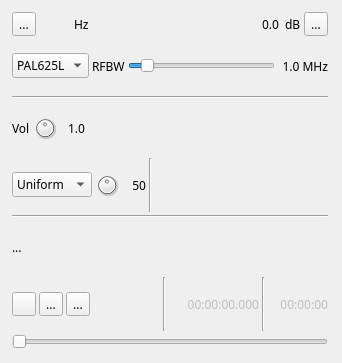
<?xml version="1.0" encoding="UTF-8"?>
<ui version="4.0">
 <class>ATVModGUI</class>
 <widget class="RollupWidget" name="ATVModGUI">
  <property name="geometry">
   <rect>
    <x>0</x>
    <y>0</y>
    <width>342</width>
    <height>363</height>
   </rect>
  </property>
  <property name="sizePolicy">
   <sizepolicy hsizetype="MinimumExpanding" vsizetype="Preferred">
    <horstretch>0</horstretch>
    <verstretch>0</verstretch>
   </sizepolicy>
  </property>
  <property name="minimumSize">
   <size>
    <width>0</width>
    <height>0</height>
   </size>
  </property>
  <property name="font">
   <font>
    <family>Sans Serif</family>
    <pointsize>9</pointsize>
   </font>
  </property>
  <property name="focusPolicy">
   <enum>Qt::StrongFocus</enum>
  </property>
  <property name="windowTitle">
   <string>ATV Modulator</string>
  </property>
  <widget class="QWidget" name="settingsContainer" native="true">
   <property name="geometry">
    <rect>
     <x>10</x>
     <y>10</y>
     <width>320</width>
     <height>341</height>
    </rect>
   </property>
   <property name="minimumSize">
    <size>
     <width>280</width>
     <height>0</height>
    </size>
   </property>
   <property name="windowTitle">
    <string>Settings</string>
   </property>
   <layout class="QVBoxLayout" name="verticalLayout">
    <property name="spacing">
     <number>3</number>
    </property>
    <property name="leftMargin">
     <number>2</number>
    </property>
    <property name="topMargin">
     <number>2</number>
    </property>
    <property name="rightMargin">
     <number>2</number>
    </property>
    <property name="bottomMargin">
     <number>2</number>
    </property>
    <item>
     <layout class="QHBoxLayout" name="deltaFreqPowLayout">
      <item>
       <layout class="QHBoxLayout" name="deltaFrequencyLayout">
        <item>
         <widget class="QToolButton" name="deltaMinus">
          <property name="toolTip">
           <string>Frequency shift direction</string>
          </property>
          <property name="text">
           <string>...</string>
          </property>
          <property name="icon">
           <iconset>
            <selectedoff>:/plus.png</selectedoff>
            <selectedon>:/minus.png</selectedon>
           </iconset>
          </property>
          <property name="checkable">
           <bool>true</bool>
          </property>
         </widget>
        </item>
        <item>
         <widget class="ValueDial" name="deltaFrequency" native="true">
          <property name="sizePolicy">
           <sizepolicy hsizetype="Maximum" vsizetype="Maximum">
            <horstretch>0</horstretch>
            <verstretch>0</verstretch>
           </sizepolicy>
          </property>
          <property name="minimumSize">
           <size>
            <width>32</width>
            <height>16</height>
           </size>
          </property>
          <property name="font">
           <font>
            <family>Monospace</family>
            <pointsize>12</pointsize>
           </font>
          </property>
          <property name="cursor">
           <cursorShape>SizeVerCursor</cursorShape>
          </property>
          <property name="focusPolicy">
           <enum>Qt::StrongFocus</enum>
          </property>
          <property name="toolTip">
           <string>Demod shift frequency from center in Hz</string>
          </property>
         </widget>
        </item>
        <item>
         <widget class="QLabel" name="deltaUnits">
          <property name="text">
           <string>Hz </string>
          </property>
         </widget>
        </item>
        <item>
         <spacer name="horizontalSpacer">
          <property name="orientation">
           <enum>Qt::Horizontal</enum>
          </property>
          <property name="sizeHint" stdset="0">
           <size>
            <width>40</width>
            <height>20</height>
           </size>
          </property>
         </spacer>
        </item>
       </layout>
      </item>
      <item>
       <layout class="QHBoxLayout" name="channelPowerLayout">
        <item>
         <widget class="QLabel" name="channelPower">
          <property name="toolTip">
           <string>Channel power</string>
          </property>
          <property name="layoutDirection">
           <enum>Qt::RightToLeft</enum>
          </property>
          <property name="text">
           <string>0.0</string>
          </property>
         </widget>
        </item>
        <item>
         <widget class="QLabel" name="channelPowerUnits">
          <property name="text">
           <string> dB</string>
          </property>
         </widget>
        </item>
        <item>
         <widget class="QToolButton" name="channelMute">
          <property name="toolTip">
           <string>Mute/Unmute channel</string>
          </property>
          <property name="text">
           <string>...</string>
          </property>
          <property name="icon">
           <iconset resource="../../../sdrbase/resources/res.qrc">
            <normaloff>:/txon.png</normaloff>
            <normalon>:/txoff.png</normalon>:/txon.png</iconset>
          </property>
          <property name="checkable">
           <bool>true</bool>
          </property>
         </widget>
        </item>
       </layout>
      </item>
     </layout>
    </item>
    <item>
     <layout class="QHBoxLayout" name="rfBandwidthLayout">
      <item>
       <widget class="QComboBox" name="standard">
        <item>
         <property name="text">
          <string>PAL625L</string>
         </property>
        </item>
       </widget>
      </item>
      <item>
       <widget class="QLabel" name="label">
        <property name="text">
         <string>RFBW</string>
        </property>
       </widget>
      </item>
      <item>
       <widget class="QSlider" name="rfBW">
        <property name="toolTip">
         <string>Demodulator (RF) bandwidth</string>
        </property>
        <property name="minimum">
         <number>1</number>
        </property>
        <property name="maximum">
         <number>100</number>
        </property>
        <property name="pageStep">
         <number>1</number>
        </property>
        <property name="value">
         <number>10</number>
        </property>
        <property name="orientation">
         <enum>Qt::Horizontal</enum>
        </property>
       </widget>
      </item>
      <item>
       <widget class="QLabel" name="rfBWText">
        <property name="minimumSize">
         <size>
          <width>50</width>
          <height>0</height>
         </size>
        </property>
        <property name="text">
         <string>1.0 MHz</string>
        </property>
        <property name="alignment">
         <set>Qt::AlignRight|Qt::AlignTrailing|Qt::AlignVCenter</set>
        </property>
       </widget>
      </item>
     </layout>
    </item>
    <item>
     <widget class="Line" name="line_4">
      <property name="orientation">
       <enum>Qt::Horizontal</enum>
      </property>
     </widget>
    </item>
    <item>
     <layout class="QHBoxLayout" name="volumeLayout">
      <item>
       <widget class="QLabel" name="volLabel">
        <property name="text">
         <string>Vol</string>
        </property>
       </widget>
      </item>
      <item>
       <widget class="QDial" name="volume">
        <property name="maximumSize">
         <size>
          <width>24</width>
          <height>24</height>
         </size>
        </property>
        <property name="toolTip">
         <string>Audio input gain</string>
        </property>
        <property name="maximum">
         <number>20</number>
        </property>
        <property name="pageStep">
         <number>1</number>
        </property>
        <property name="value">
         <number>10</number>
        </property>
       </widget>
      </item>
      <item>
       <widget class="QLabel" name="volumeText">
        <property name="minimumSize">
         <size>
          <width>25</width>
          <height>0</height>
         </size>
        </property>
        <property name="toolTip">
         <string>Audio input gain value</string>
        </property>
        <property name="statusTip">
         <string/>
        </property>
        <property name="text">
         <string>1.0</string>
        </property>
        <property name="alignment">
         <set>Qt::AlignRight|Qt::AlignTrailing|Qt::AlignVCenter</set>
        </property>
       </widget>
      </item>
      <item>
       <widget class="LevelMeterVU" name="volumeMeter" native="true">
        <property name="sizePolicy">
         <sizepolicy hsizetype="Expanding" vsizetype="Preferred">
          <horstretch>0</horstretch>
          <verstretch>0</verstretch>
         </sizepolicy>
        </property>
        <property name="toolTip">
         <string>Level (% full range) top trace: average, bottom trace: instantaneous peak, tip: peak hold</string>
        </property>
       </widget>
      </item>
     </layout>
    </item>
    <item>
     <layout class="QHBoxLayout" name="recordFileSelectLayout">
      <item>
       <widget class="QComboBox" name="inputSelect">
        <item>
         <property name="text">
          <string>Uniform</string>
         </property>
        </item>
        <item>
         <property name="text">
          <string>H Bars</string>
         </property>
        </item>
        <item>
         <property name="text">
          <string>Gradient</string>
         </property>
        </item>
       </widget>
      </item>
      <item>
       <widget class="QDial" name="uniformLevel">
        <property name="maximumSize">
         <size>
          <width>24</width>
          <height>24</height>
         </size>
        </property>
        <property name="toolTip">
         <string>Tone frequency</string>
        </property>
        <property name="minimum">
         <number>0</number>
        </property>
        <property name="maximum">
         <number>100</number>
        </property>
        <property name="pageStep">
         <number>1</number>
        </property>
        <property name="value">
         <number>50</number>
        </property>
       </widget>
      </item>
      <item>
       <widget class="QLabel" name="uniformLevelText">
        <property name="minimumSize">
         <size>
          <width>24</width>
          <height>0</height>
         </size>
        </property>
        <property name="toolTip">
         <string>Tone frequency (kHz)</string>
        </property>
        <property name="text">
         <string>50</string>
        </property>
        <property name="alignment">
         <set>Qt::AlignRight|Qt::AlignTrailing|Qt::AlignVCenter</set>
        </property>
       </widget>
      </item>
      <item>
       <widget class="Line" name="line_2">
        <property name="orientation">
         <enum>Qt::Vertical</enum>
        </property>
       </widget>
      </item>
      <item>
       <spacer name="horizontalSpacer_3">
        <property name="orientation">
         <enum>Qt::Horizontal</enum>
        </property>
        <property name="sizeHint" stdset="0">
         <size>
          <width>40</width>
          <height>20</height>
         </size>
        </property>
       </spacer>
      </item>
     </layout>
    </item>
    <item>
     <widget class="Line" name="line_3">
      <property name="orientation">
       <enum>Qt::Horizontal</enum>
      </property>
     </widget>
    </item>
    <item>
     <layout class="QHBoxLayout" name="fileNameLayout">
      <item>
       <widget class="QLabel" name="recordFileText">
        <property name="text">
         <string>...</string>
        </property>
       </widget>
      </item>
     </layout>
    </item>
    <item>
     <layout class="QHBoxLayout" name="playControllLayout">
      <item>
       <widget class="QPushButton" name="showFileDialog">
        <property name="minimumSize">
         <size>
          <width>24</width>
          <height>24</height>
         </size>
        </property>
        <property name="maximumSize">
         <size>
          <width>24</width>
          <height>24</height>
         </size>
        </property>
        <property name="toolTip">
         <string>Open record file (48 kHz 32 bit float LE mono)</string>
        </property>
        <property name="text">
         <string/>
        </property>
        <property name="icon">
         <iconset resource="../../../sdrbase/resources/res.qrc">
          <normaloff>:/preset-load.png</normaloff>:/preset-load.png</iconset>
        </property>
       </widget>
      </item>
      <item>
       <widget class="ButtonSwitch" name="playLoop">
        <property name="toolTip">
         <string>Play record file in a loop</string>
        </property>
        <property name="text">
         <string>...</string>
        </property>
        <property name="icon">
         <iconset resource="../../../sdrbase/resources/res.qrc">
          <normaloff>:/playloop.png</normaloff>:/playloop.png</iconset>
        </property>
       </widget>
      </item>
      <item>
       <widget class="ButtonSwitch" name="play">
        <property name="toolTip">
         <string>Record file play/pause</string>
        </property>
        <property name="text">
         <string>...</string>
        </property>
        <property name="icon">
         <iconset resource="../../../sdrbase/resources/res.qrc">
          <normaloff>:/play.png</normaloff>
          <normalon>:/pause.png</normalon>
          <disabledoff>:/play.png</disabledoff>
          <disabledon>:/play.png</disabledon>:/play.png</iconset>
        </property>
       </widget>
      </item>
      <item>
       <spacer name="horizontalSpacer_2">
        <property name="orientation">
         <enum>Qt::Horizontal</enum>
        </property>
        <property name="sizeHint" stdset="0">
         <size>
          <width>40</width>
          <height>20</height>
         </size>
        </property>
       </spacer>
      </item>
      <item>
       <widget class="Line" name="linePlay1">
        <property name="orientation">
         <enum>Qt::Vertical</enum>
        </property>
       </widget>
      </item>
      <item>
       <widget class="QLabel" name="relTimeText">
        <property name="enabled">
         <bool>false</bool>
        </property>
        <property name="minimumSize">
         <size>
          <width>90</width>
          <height>0</height>
         </size>
        </property>
        <property name="toolTip">
         <string>Record time from start</string>
        </property>
        <property name="text">
         <string>00:00:00.000</string>
        </property>
        <property name="alignment">
         <set>Qt::AlignRight|Qt::AlignTrailing|Qt::AlignVCenter</set>
        </property>
       </widget>
      </item>
      <item>
       <widget class="Line" name="linePlay2">
        <property name="orientation">
         <enum>Qt::Vertical</enum>
        </property>
       </widget>
      </item>
      <item>
       <widget class="QLabel" name="recordLengthText">
        <property name="enabled">
         <bool>false</bool>
        </property>
        <property name="minimumSize">
         <size>
          <width>60</width>
          <height>0</height>
         </size>
        </property>
        <property name="toolTip">
         <string>Total record time</string>
        </property>
        <property name="text">
         <string>00:00:00</string>
        </property>
        <property name="alignment">
         <set>Qt::AlignRight|Qt::AlignTrailing|Qt::AlignVCenter</set>
        </property>
       </widget>
      </item>
     </layout>
    </item>
    <item>
     <layout class="QHBoxLayout" name="horizontalLayout_nav">
      <item>
       <widget class="QSlider" name="navTimeSlider">
        <property name="toolTip">
         <string>Record file time navigator</string>
        </property>
        <property name="maximum">
         <number>100</number>
        </property>
        <property name="pageStep">
         <number>1</number>
        </property>
        <property name="orientation">
         <enum>Qt::Horizontal</enum>
        </property>
       </widget>
      </item>
     </layout>
    </item>
   </layout>
  </widget>
 </widget>
 <customwidgets>
  <customwidget>
   <class>RollupWidget</class>
   <extends>QWidget</extends>
   <header>gui/rollupwidget.h</header>
   <container>1</container>
  </customwidget>
  <customwidget>
   <class>ValueDial</class>
   <extends>QWidget</extends>
   <header>gui/valuedial.h</header>
   <container>1</container>
  </customwidget>
  <customwidget>
   <class>LevelMeterVU</class>
   <extends>QWidget</extends>
   <header>gui/levelmeter.h</header>
   <container>1</container>
  </customwidget>
  <customwidget>
   <class>ButtonSwitch</class>
   <extends>QToolButton</extends>
   <header>gui/buttonswitch.h</header>
  </customwidget>
 </customwidgets>
 <resources>
  <include location="../../../sdrbase/resources/res.qrc"/>
  <include location="../../../sdrbase/resources/res.qrc"/>
  <include location="../../../sdrbase/resources/res.qrc"/>
  <include location="../../../sdrbase/resources/res.qrc"/>
  <include location="../../../sdrbase/resources/res.qrc"/>
  <include location="../../../sdrbase/resources/res.qrc"/>
  <include location="../../../sdrbase/resources/res.qrc"/>
  <include location="../../../sdrbase/resources/res.qrc"/>
  <include location="../../../sdrbase/resources/res.qrc"/>
  <include location="../../../sdrbase/resources/res.qrc"/>
  <include location="../../../sdrbase/resources/res.qrc"/>
  <include location="../../../sdrbase/resources/res.qrc"/>
  <include location="../../../sdrbase/resources/res.qrc"/>
  <include location="../../../sdrbase/resources/res.qrc"/>
  <include location="../../../sdrbase/resources/res.qrc"/>
  <include location="../../../sdrbase/resources/res.qrc"/>
  <include location="../../../sdrbase/resources/res.qrc"/>
  <include location="../../../sdrbase/resources/res.qrc"/>
  <include location="../../../sdrbase/resources/res.qrc"/>
  <include location="../../../sdrbase/resources/res.qrc"/>
  <include location="../../../sdrbase/resources/res.qrc"/>
  <include location="../../../sdrbase/resources/res.qrc"/>
  <include location="../../../sdrbase/resources/res.qrc"/>
 </resources>
 <connections/>
</ui>
